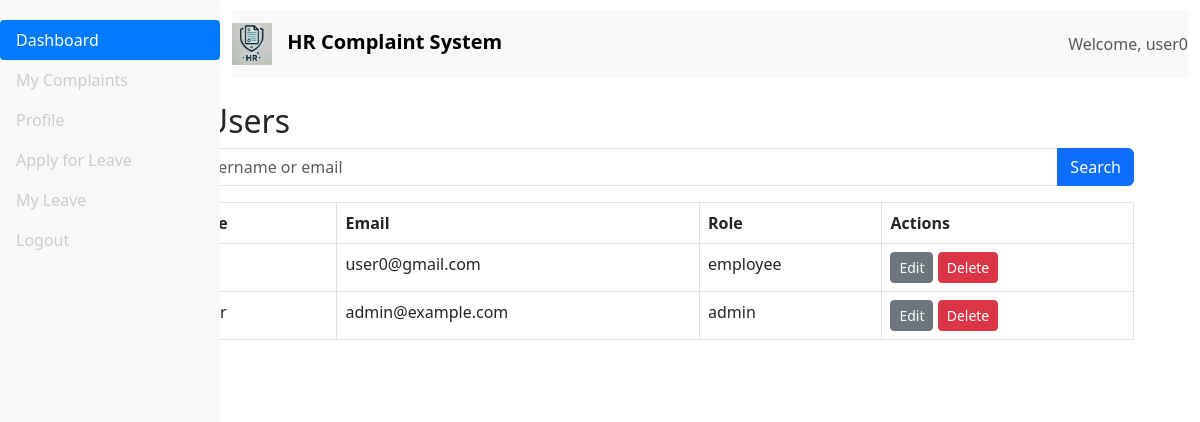
Screenshot of /admin/manage_users (signed in) with the database file from the repository.
### app/models.py (models this page shows, shortened)
class User(db.Model, UserMixin):
    id = db.Column(db.Integer, primary_key=True)
    username = db.Column(db.String(64), unique=True, nullable=False)
    email = db.Column(db.String(120), unique=True, nullable=False)
    password_hash = db.Column(db.String(128), nullable=False)
    role = db.Column(db.String(64), nullable=False, default='employee')
    complaints = db.relationship('Complaint', backref='author', lazy=True)
    leave_entitlement = db.Column(db.Integer, default=30)  # Example default entitlement

### app/blueprints/admin/routes.py (the view)
@admin.route('/admin/manage_users')
@login_required
def manage_users():
    search = request.args.get('search')
    users_query = User.query
    if search:
        users_query = users_query.filter(User.username.ilike(f'%{search}%') | User.email.ilike(f'%{search}%'))
    users = users_query.paginate(page=request.args.get('page', 1, type=int), per_page=10)
    return render_template('admin/manage_users.html', users=users)

### app/templates/admin/manage_users.html (shortened to what this page needs)
{% extends "base.html" %}
{% block content %}
<div class = "container">
<h2>Manage Users</h2>
<div class="container">
        <form method="GET" action="{{ url_for('admin.manage_users') }}" class="mb-3">
            <div class="input-group">
                <input type="text" name="search" class="form-control" placeholder="Search users by username or email" value="{{ request.args.get('search', '') }}">
                <button class="btn btn-primary" type="submit">Search</button>
            </div>
        </form>
        <table class="table table-bordered">
            <thead>
                <tr>
                    <th>ID</th>
                    <th>Username</th>
                    <th>Email</th>
                    <th>Role</th>
                    <th>Actions</th>
                </tr>
            </thead>
            <tbody>
                {% for user in users %}
                <tr>
                    <td>{{ user.id }}</td>
                    <td>{{ user.username }}</td>
                    <td>{{ user.email }}</td>
                    <td>{{ user.role }}</td>
                    <td>
                        <a href="{{ url_for('admin.edit_user', user_id=user.id) }}" class="btn btn-sm btn-secondary">Edit</a>
                        <a href="{{ url_for('admin.delete_user', user_id=user.id) }}" class="btn btn-sm btn-danger">Delete</a>
                    </td>
                </tr>
                {% endfor %}
            </tbody>
        </table>
        <nav aria-label="Page navigation">
            <ul class="pagination">
                {% for page in users.iter_pages() %}
                    {% if page %}
                    <li class="page-item {% if page == users.page %}active{% endif %}"><a class="page-link" href="{{ url_for('admin.manage_users', page=page) }}">{{ page }}</a></li>
                    {% else %}
                    <li class="page-item disabled"><span class="page-link">...</span></li>
                    {% endif %}
                {% endfor %}
            </ul>
        </nav>
</div>
</div>
{% endblock %}

### app/templates/base.html (shortened to what this page needs)
<!DOCTYPE html>
<html lang="en">
<head>
    <link rel="stylesheet" href="{{ url_for('static', filename='css/styles.css') }}">
    <link href="https://cdn.jsdelivr.net/npm/bootstrap@5.3.0/dist/css/bootstrap.min.css" rel="stylesheet">
</head>
<body>
    <div class="d-flex">
        {% if current_user.is_authenticated %}
        <nav class="bg-light sidebar">
            <div class="sidebar-sticky">
                <ul class="nav flex-column">
                    <li class="nav-item">
                        <a class="nav-link active" href="{{ url_for('employee.dashboard') }}">
                            Dashboard
                        </a>
                    </li>
                    <li class="nav-item">
                        <a class="nav-link" href="{{ url_for('employee.dashboard') }}">
                            My Complaints
                        </a>
                    </li>
                    <li class="nav-item">
                        <a class="nav-link" href="{{ url_for('auth.profile') }}">
                            Profile
                        </a>
                    </li>
                    <li class="nav-item">
                        <a class="nav-link" href="{{ url_for('employee.apply_leave') }}">Apply for Leave</a>
                    </li>
                    <li class="nav-item">
                        <a class="nav-link" href="{{ url_for('employee.leave_status') }}">My Leave</a>
                    </li>
                    <li class="nav-item">
                        <a class="nav-link" href="{{ url_for('auth.logout') }}">
                            Logout
                        </a>
                    </li>
                </ul>
            </div>
        </nav>
        {% endif %}
        <div class="container-fluid">
            <nav class="navbar navbar-expand-lg navbar-light bg-light d-flex justify-content-between">
                <a class="navbar-brand" href="{% if current_user.is_authenticated %}{{ url_for('employee.dashboard') }}{% else %}{{ url_for('employee.index') }}{% endif %}">
                    <img src="{{ url_for('static', filename='img/logo.PNG') }}" alt="HR Complaint System Logo" class="logo">
                    HR Complaint System
                </a>
                {% if current_user.is_authenticated %}
                <div class="d-flex align-items-center">
                    <span class="navbar-text">
                        Welcome, {{ current_user.username }}
                    </span>
                </div>
                {% endif %}
            </nav>
            <div class="container mt-4">
                {% block content %}{% endblock %}
            </div>
        </div>
    </div>
</body>
</html>

### app/static/css/styles.css (style rules this page uses)
body { background-color: #f8f9fa; font-family: 'Segoe UI', Tahoma, Geneva, Verdana, sans-serif; }
.sidebar { width: 220px; position: fixed; top: 0; left: 0; height: 100%; padding-top: 20px; background-color: #343a40; color: #fff; z-index: 1000; }
.sidebar .nav-link { color: #ccc; }
.sidebar .nav-link.active { color: #ffffff; background-color: #007bff; border-radius: 0.25rem; }
.container-fluid { margin-left: 0px; padding-top: 10px; }
.navbar { background-color: #007bff; padding: 15px; z-index: 1001; position: relative; margin-left: 220px; }
.navbar-brand { color: #99a5e3; font-weight: bold; font-size: 1.5rem; }
.navbar-brand .logo { width: 40px; height: auto; margin-right: 10px; }
h1, h2 { margin-top: 20px; margin-left: 20px; }
.logo { width: 40px; height: auto; }

### rows the page displays
User: username "user0", email "user0@gmail.com", role "employee"
User: email "admin@example.com", role "admin"
